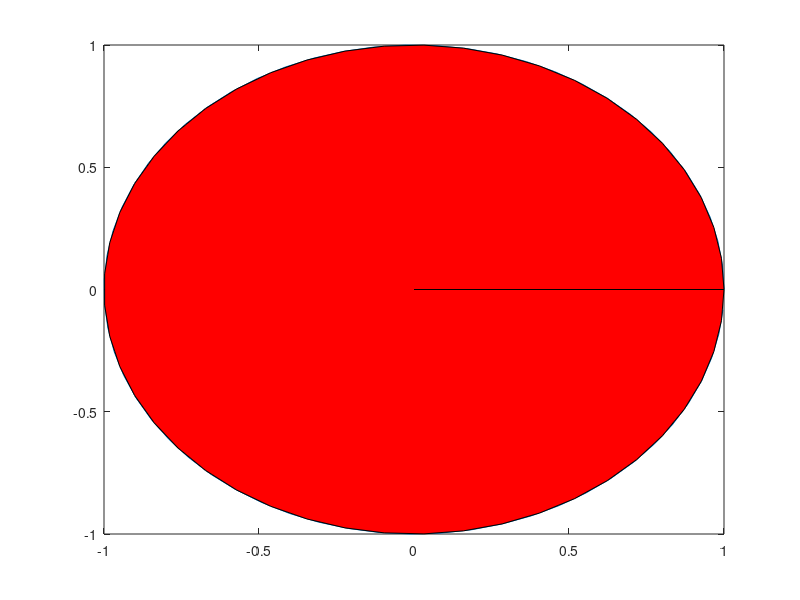

Reproduce this figure in MATLAB.
%% Cell and Users
% Circle
r1 = 1;
q1 = [0:0.1:2*pi];
x1 = r1*cos(q1);
y1 = r1*sin(q1);

% Users
ru = rand();
qu = 2*pi*rand();
xu = ru.*cos(qu);
yu = ru.*sin(qu);

plot(x1,y1,'-',xu,yu,'o')
hold on

% Sectors
sector_borders = [0, pi/2, pi, 3*pi/2, 2*pi];

for i = 1:length(sector_borders)-1
    ri = 1;
    qi = sector_borders(i);
    x = ri*cos(qi);
    y = ri*sin(qi);
    plot([0, x], [0, y], 'b')
end

for i = 1:length(sector_borders)-1
    sector = linspace(sector_borders(i), sector_borders(end), 50);
    if (qu >= sector_borders(i)) && (qu <= sector_borders(i+1))
        patch([0 cos(sector) 0], [0 sin(sector) 0], 'r');
    end
end

hold off